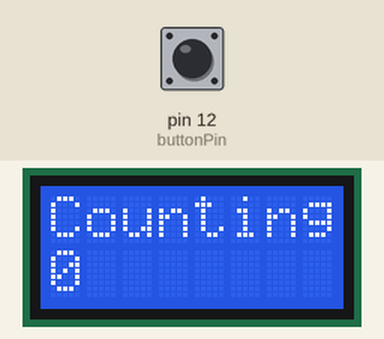
The sketch below on a simulated Arduino Uno, built with avr-gcc and run on an emulated ATmega328P. Parts: 8×2 character LCD. The test bench sets the inputs (shaded band); at power-on: pin 12 (buttonPin) LOW.

Above: at 1.2 s.
1.3 s: pin 12 (buttonPin) pulled HIGH for 0.15 s
At 2.1 s:
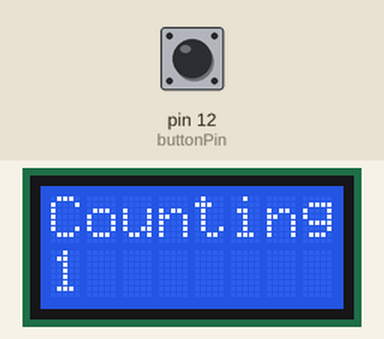
2.9 s: pin 12 (buttonPin) pulled HIGH for 1 s
At 3.4 s:
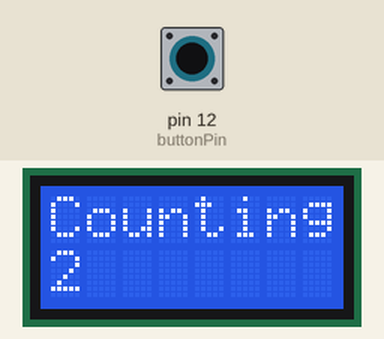
5.4 s: pin 12 (buttonPin) pulled HIGH for 0.15 s
At 6.5 s:
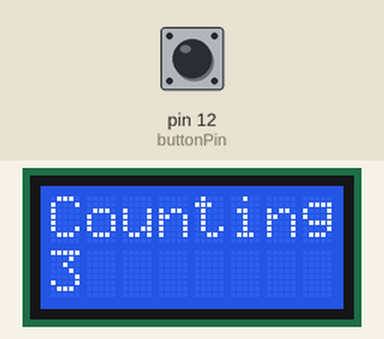
7.0 s: pin 12 (buttonPin) pulled HIGH for 1 s
At 7.7 s:
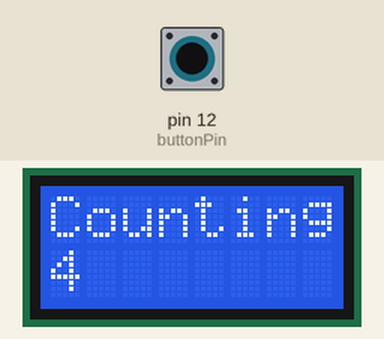
Timing chart, 0 to 10.0 s (numbered marks = the images above; inputs shaded):
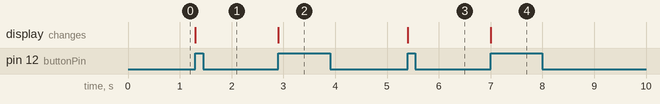

The sketch:

udfordring.ino
```cpp
#include <LiquidCrystal.h>

// initialize the library with the numbers of the interface pins
LiquidCrystal lcd(0, 1, 2, 3, 4, 5);

// Define the button's input pin.
const int buttonPin = 12;

// initialize the counter
// and the pressed/released state of the button.
int counter = 0;
bool buttonPressed = false;

void setup()
{
    // set up the LCD's number of columns and rows:
    lcd.begin(8, 2);
    lcd.setCursor(0,0);
    lcd.print("Counting...");

    // initialize the pushbutton pin as an input:
    pinMode(buttonPin, INPUT);
}

void loop()
{
    // read the state of the pushbutton value:
    const int buttonState = digitalRead(buttonPin);

    // check if the pushbutton is pressed.
    // if it is, the buttonState is HIGH:
    if (buttonState == HIGH)
    {
        // Only increase the counter when
        // the button is pressed initially.
        if (!buttonPressed)
        {
            counter += 1;
        }
        // Mark the button as pressed
        buttonPressed = true;
    }
    else
    {
        // Mark the button as released.
        buttonPressed = false;
    }

    // Print the current value of the counter.
    lcd.setCursor(0,1);
    lcd.print(counter);
}
```

Measured:
- after the input at 1.3 s, the display: changes at once (image 1)
- after the input at 2.9 s, the display: changes at once (image 2)
- after the input at 5.4 s, the display: changes at once (image 3)
- after the input at 7.0 s, the display: changes at once (image 4)
